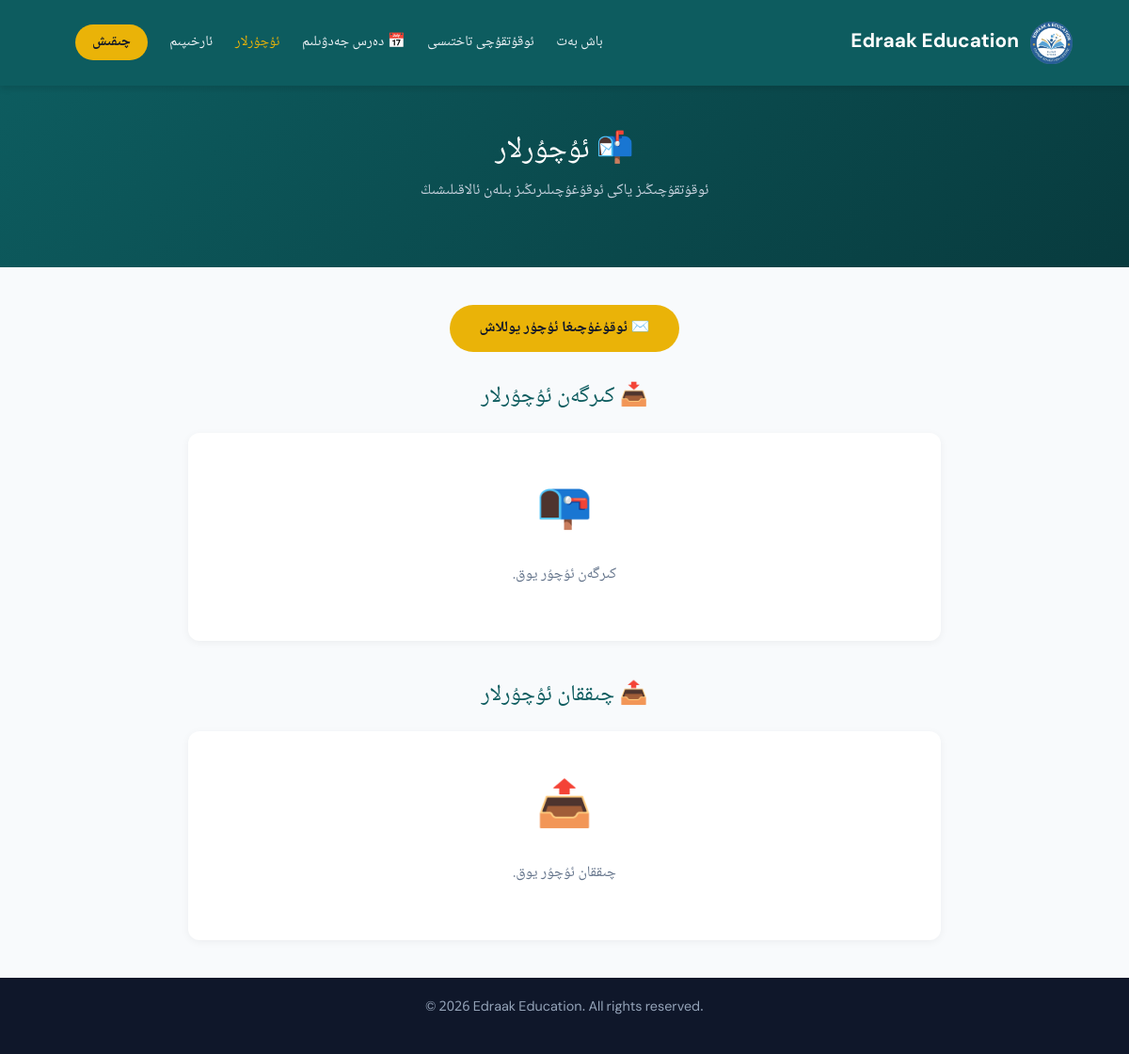
Page /messages/ (signed in) on the committed database.
### courses/models.py (models this page shows, shortened)
class SiteSettings(models.Model):
    site_name = models.CharField(max_length=200, default='Edraak Education', verbose_name="توربەت ئىسمى (ئېنگلىزچە)")
    site_name_ug = models.CharField(max_length=200, default='ئىدراك مائارىپى', verbose_name="توربەت ئىسمى (ئۇيغۇرچە)")
    tagline = models.CharField(max_length=300, blank=True, default='Guiding the Future | كەلگۈسىگە يېتەكلەش',
                               verbose_name="شۇئار")
    logo = models.ImageField(upload_to='site/', blank=True, null=True, verbose_name="لوگو رەسىمى")
    about_title_ug = models.CharField(max_length=200, default='ئىدراك مائارىپى غايىسى',
                                      verbose_name="بىز ھەققىدە ماۋزۇسى (ئۇيغۇرچە)")
    about_text_ug = models.TextField(blank=True, verbose_name="بىز ھەققىدە مەزمۇنى (ئۇيغۇرچە)")
    about_title_en = models.CharField(max_length=200, default='Our Mission',
                                      verbose_name="بىز ھەققىدە ماۋزۇسى (ئېنگلىزچە)")
    about_text_en = models.TextField(blank=True, verbose_name="بىز ھەققىدە مەزمۇنى (ئېنگلىزچە)")
    whatsapp = models.CharField(max_length=50, blank=True, default='905444362947',
                                verbose_name="WhatsApp نومۇرى (پەقەت سان)")
    telegram = models.CharField(max_length=100, blank=True, default='salman_muallim', verbose_name="Telegram ئادرېسى")
    email = models.EmailField(blank=True, default='salmanuyghur3@gmail.com', verbose_name="Email")
    phone = models.CharField(max_length=50, blank=True, default='+90 544 436 29 47',
                             verbose_name="تېلېفون نومۇرى (كۆرۈنۈش)")
    address = models.CharField(max_length=300, blank=True, verbose_name="ئادرېس")
    footer_text = models.CharField(max_length=300, blank=True, default='© 2026 Edraak Education. All rights reserved.',
                                   verbose_name="Footer تېكىستى")
    class Meta:
        verbose_name = "توربەت تەڭشەكلىرى"
        verbose_name_plural = "توربەت تەڭشەكلىرى"
    @classmethod
    def get_settings(cls):
        settings, created = cls.objects.get_or_create(id=1)
        return settings

### courses/views.py (the view)
# urls.py: path('messages/', views.messages_view, name='messages_view'),
@login_required
def messages_view(request):
    received_messages = Message.objects.filter(receiver=request.user).select_related('sender', 'course')
    sent_messages = Message.objects.filter(sender=request.user).select_related('receiver', 'course')
    unread_count = received_messages.filter(is_read=False).count()
    context = {
        'received_messages': received_messages,
        'sent_messages': sent_messages,
        'unread_count': unread_count,
    }
    return render(request, 'messages.html', context)

### courses/context_processors.py (called while the page is built)
def site_settings(request):
    return {
        'settings': SiteSettings.get_settings()
    }

### courses/models.py (called while the page is built)
    def is_teacher(self):
        return self.role == 'teacher'

### courses/templates/messages.html (shortened to what this page needs)
{% extends 'base.html' %}
{% block content %}
<header>
    <div class="navbar">
        <div class="logo-area">
            {% if settings.logo %}
            <img src="{{ settings.logo.url }}" alt="{{ settings.site_name }}" style="width: 45px; height: 45px; object-fit: contain; border-radius: 8px;">
            {% endif %}
            <a href="{% url 'index' %}" class="brand-name" style="text-decoration:none;"> {{ settings.site_name }}</a>
        </div>
        <div class="nav-menu">
            <nav>
                <a href="{% url 'index' %}">باش بەت</a>
                {% if user.is_teacher %}
                    <a href="{% url 'teacher_dashboard' %}">ئوقۇتقۇچى تاختىسى</a>
                    <a href="{% url 'teacher_schedule' %}">📅 دەرس جەدۋىلىم</a>
                {% else %}
                    <a href="{% url 'my_enrollments' %}">مېنىڭ كۇرسلىرىم</a>
                    <a href="{% url 'my_schedule' %}">📅 دەرس جەدۋىلىم</a>
                {% endif %}
                <a href="{% url 'messages_view' %}" style="color: #eab308;">ئۇچۇرلار</a>
                <a href="{% url 'profile' %}">ئارخىپىم</a>
                <a href="{% url 'logout' %}" class="login-nav-btn">چىقىش</a>
            </nav>
        </div>
    </div>
</header>
<section style="background: linear-gradient(135deg, #0d5c5f 0%, #083b3e 100%); color: white; padding: 50px 5%;">
    <div style="max-width: 900px; margin: 0 auto; text-align: center;">
        <h1 style="font-size: 2rem; margin-bottom: 10px;">📬 ئۇچۇرلار</h1>
        <p style="color: #cbd5e1;">ئوقۇتقۇچىڭىز ياكى ئوقۇغۇچىلىرىڭىز بىلەن ئالاقىلىشىڭ</p>
    </div>
</section>
<section style="padding: 40px 5%;">
    <div style="max-width: 800px; margin: 0 auto; direction: rtl;">
        {% if user.is_teacher %}
        <div style="text-align: center; margin-bottom: 30px;">
            <a href="{% url 'my_students' %}" class="btn">
                ✉️ ئوقۇغۇچىغا ئۇچۇر يوللاش
            </a>
        </div>
        {% endif %}
        <h2 style="color: #0d5c5f; font-size: 1.5rem; margin-bottom: 20px;">
            📥 كىرگەن ئۇچۇرلار
        </h2>
        {% for msg in received_messages %}
        <a href="{% url 'message_detail' msg.id %}" style="text-decoration: none;">
            <div style="background: {% if not msg.is_read %}#f0f9ff{% else %}white{% endif %}; padding: 20px; border-radius: 12px; margin-bottom: 12px; box-shadow: 0 2px 8px rgba(0,0,0,0.05); border-right: 4px solid {% if not msg.is_read %}#3b82f6{% else %}#e2e8f0{% endif %}; transition: transform 0.2s;">
                <div style="display: flex; justify-content: space-between; align-items: flex-start; gap: 15px;">
                    <div style="flex: 1;">
                        <div style="display: flex; align-items: center; gap: 10px; margin-bottom: 5px; flex-wrap: wrap;">
                            <h3 style="color: #1e293b; font-size: 1.05rem; margin: 0;">{{ msg.subject }}</h3>
                            {% if not msg.is_read %}
                            <span style="background: #3b82f6; color: white; padding: 2px 8px; border-radius: 10px; font-size: 0.7rem;">يېڭى</span>
                            {% endif %}
                        </div>
                        <p style="color: #64748b; font-size: 0.9rem; margin: 0 0 5px 0;">
                            👤 {{ msg.sender.full_name|default:msg.sender.username }}
                        </p>
                        {% if msg.course %}
                        <p style="color: #94a3b8; font-size: 0.85rem; margin: 0;">
                            📚 {{ msg.course.title }}
                        </p>
                        {% endif %}
                    </div>
                    <small style="color: #94a3b8; font-size: 0.8rem; white-space: nowrap;">
                        {{ msg.created_at|timesince }} ئىلگىرى
                    </small>
                </div>
            </div>
        </a>
        {% empty %}
        <div style="text-align: center; padding: 40px; background: white; border-radius: 12px; box-shadow: 0 2px 8px rgba(0,0,0,0.05);">
            <div style="font-size: 3rem; margin-bottom: 10px;">📭</div>
            <p style="color: #64748b;">كىرگەن ئۇچۇر يوق.</p>
        </div>
        {% endfor %}
        <h2 style="color: #0d5c5f; font-size: 1.5rem; margin: 40px 0 20px 0;">📤 چىققان ئۇچۇرلار</h2>
        {% for msg in sent_messages %}
        <a href="{% url 'message_detail' msg.id %}" style="text-decoration: none;">
            <div style="background: white; padding: 20px; border-radius: 12px; margin-bottom: 12px; box-shadow: 0 2px 8px rgba(0,0,0,0.05); border-right: 4px solid #22c55e; transition: transform 0.2s;">
                <div style="display: flex; justify-content: space-between; align-items: flex-start; gap: 15px;">
                    <div style="flex: 1;">
                        <h3 style="color: #1e293b; font-size: 1.05rem; margin-bottom: 5px;">{{ msg.subject }}</h3>
                        <p style="color: #64748b; font-size: 0.9rem; margin: 0;">
                            👤 {{ msg.receiver.full_name|default:msg.receiver.username }} غا يوللاندى
                        </p>
                    </div>
                    <small style="color: #94a3b8; font-size: 0.8rem; white-space: nowrap;">
                        {{ msg.created_at|timesince }} ئىلگىرى
                    </small>
                </div>
            </div>
        </a>
        {% empty %}
        <div style="text-align: center; padding: 40px; background: white; border-radius: 12px; box-shadow: 0 2px 8px rgba(0,0,0,0.05);">
            <div style="font-size: 3rem; margin-bottom: 10px;">📤</div>
            <p style="color: #64748b;">چىققان ئۇچۇر يوق.</p>
        </div>
        {% endfor %}
    </div>
</section>
<footer>
    <p>{{ settings.footer_text }}</p>
</footer>
{% endblock %}

### static/css/style.css (style rules this page uses)
* { margin: 0; padding: 0; box-sizing: border-box; }
html, body { direction: rtl; text-align: right; }
body { background-color: #f8fafc; color: #1e293b; line-height: 1.8; font-family: 'Noto Naskh Arabic', 'UKIJ Ekran', 'Microsoft Uighur', 'DM Sans', sans-serif; font-size: 16px; }
header { background-color: #0d5c5f; padding: 15px 5%; position: sticky; top: 0; z-index: 1000; box-shadow: 0 4px 6px rgba(0,0,0,0.1); direction: rtl; }
.navbar { display: flex; justify-content: space-between; align-items: center; flex-wrap: wrap; gap: 15px; }
.logo-area { display: flex; align-items: center; gap: 12px; }
.brand-name { color: #ffffff; font-size: 1.3rem; font-weight: 700; }
.nav-menu { display: flex; align-items: center; flex-wrap: wrap; }
nav a { color: #f1f5f9; text-decoration: none; margin-left: 20px; font-weight: 500; transition: color 0.3s; font-size: 0.95rem; }
.login-nav-btn { background-color: #eab308; color: #0f172a !important; padding: 6px 18px; border-radius: 20px; font-weight: bold; margin-left: 20px; cursor: pointer; transition: 0.3s; }
.btn { display: inline-block; background-color: #eab308; color: #0f172a; padding: 12px 30px; text-decoration: none; font-weight: bold; border-radius: 30px; transition: 0.3s; }
section { padding: 80px 5%; text-align: center; direction: rtl; }
section h2 { font-size: 2.2rem; color: #0d5c5f; margin-bottom: 15px; line-height: 1.5; }
footer { background-color: #0f172a; color: #94a3b8; text-align: center; padding: 20px; font-size: 0.9rem; direction: ltr; }

### rows in the picture
SiteSettings: logo (picture), site_name "Edraak Education", footer_text "© 2026 Edraak Education. All rights reserved."
